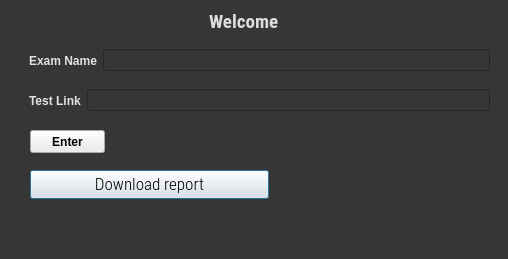
<?xml version="1.0" encoding="UTF-8"?>
<ui version="4.0">
 <class>Dialog</class>
 <widget class="QDialog" name="Dialog">
  <property name="geometry">
   <rect>
    <x>0</x>
    <y>0</y>
    <width>508</width>
    <height>259</height>
   </rect>
  </property>
  <property name="minimumSize">
   <size>
    <width>508</width>
    <height>259</height>
   </size>
  </property>
  <property name="maximumSize">
   <size>
    <width>508</width>
    <height>259</height>
   </size>
  </property>
  <property name="windowTitle">
   <string>Professor tab</string>
  </property>
  <property name="windowIcon">
   <iconset>
    <normaloff>:/icon/icon.png</normaloff>:/icon/icon.png</iconset>
  </property>
  <property name="styleSheet">
   <string notr="true">background:rgb(54, 54, 54)</string>
  </property>
  <widget class="QWidget" name="layoutWidget">
   <property name="geometry">
    <rect>
     <x>0</x>
     <y>0</y>
     <width>489</width>
     <height>43</height>
    </rect>
   </property>
   <layout class="QHBoxLayout" name="horizontalLayout">
    <item alignment="Qt::AlignHCenter">
     <widget class="QLabel" name="filelabel">
      <property name="font">
       <font>
        <family>Roboto Condensed</family>
        <pointsize>14</pointsize>
        <weight>75</weight>
        <bold>true</bold>
       </font>
      </property>
      <property name="styleSheet">
       <string notr="true">color:rgb(221, 221, 221)</string>
      </property>
      <property name="text">
       <string>Welcome</string>
      </property>
     </widget>
    </item>
   </layout>
  </widget>
  <widget class="QWidget" name="horizontalLayoutWidget">
   <property name="geometry">
    <rect>
     <x>29</x>
     <y>80</y>
     <width>461</width>
     <height>41</height>
    </rect>
   </property>
   <layout class="QHBoxLayout" name="horizontalLayout_2">
    <item>
     <widget class="QLabel" name="label">
      <property name="font">
       <font>
        <weight>75</weight>
        <bold>true</bold>
       </font>
      </property>
      <property name="styleSheet">
       <string notr="true">color:rgb(226, 226, 226)</string>
      </property>
      <property name="text">
       <string>Test Link</string>
      </property>
     </widget>
    </item>
    <item>
     <widget class="QLineEdit" name="examLink">
      <property name="styleSheet">
       <string notr="true">color:rgb(240, 240, 240)</string>
      </property>
      <property name="text">
       <string/>
      </property>
      <property name="frame">
       <bool>true</bool>
      </property>
     </widget>
    </item>
   </layout>
  </widget>
  <widget class="QLabel" name="labelResult">
   <property name="geometry">
    <rect>
     <x>36</x>
     <y>230</y>
     <width>421</width>
     <height>20</height>
    </rect>
   </property>
   <property name="styleSheet">
    <string notr="true">color: rgb(240, 240, 240);</string>
   </property>
   <property name="text">
    <string/>
   </property>
  </widget>
  <widget class="QPushButton" name="runDownload">
   <property name="geometry">
    <rect>
     <x>30</x>
     <y>170</y>
     <width>239</width>
     <height>29</height>
    </rect>
   </property>
   <property name="font">
    <font>
     <family>Roboto Condensed Light</family>
     <pointsize>13</pointsize>
    </font>
   </property>
   <property name="styleSheet">
    <string notr="true">
background-color: rgb(236, 236, 236);</string>
   </property>
   <property name="text">
    <string>Download report</string>
   </property>
  </widget>
  <widget class="QPushButton" name="enterButton">
   <property name="geometry">
    <rect>
     <x>30</x>
     <y>130</y>
     <width>75</width>
     <height>23</height>
    </rect>
   </property>
   <property name="font">
    <font>
     <weight>75</weight>
     <bold>true</bold>
    </font>
   </property>
   <property name="styleSheet">
    <string notr="true">background-color: rgb(236, 236, 236);</string>
   </property>
   <property name="text">
    <string>Enter</string>
   </property>
  </widget>
  <widget class="QWidget" name="horizontalLayoutWidget_2">
   <property name="geometry">
    <rect>
     <x>29</x>
     <y>40</y>
     <width>461</width>
     <height>41</height>
    </rect>
   </property>
   <layout class="QHBoxLayout" name="horizontalLayout_3">
    <item>
     <widget class="QLabel" name="label_2">
      <property name="font">
       <font>
        <weight>75</weight>
        <bold>true</bold>
       </font>
      </property>
      <property name="styleSheet">
       <string notr="true">color:rgb(226, 226, 226)</string>
      </property>
      <property name="text">
       <string>Exam Name</string>
      </property>
     </widget>
    </item>
    <item>
     <widget class="QLineEdit" name="examName">
      <property name="styleSheet">
       <string notr="true">color:rgb(240, 240, 240)</string>
      </property>
      <property name="text">
       <string/>
      </property>
      <property name="frame">
       <bool>true</bool>
      </property>
     </widget>
    </item>
   </layout>
  </widget>
 </widget>
 <resources/>
 <connections/>
</ui>
